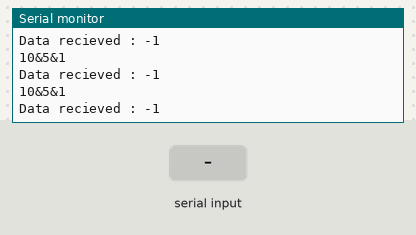
The sketch below on a simulated Arduino Uno, built with avr-gcc and run on an emulated ATmega328P. Shown: the last lines printed to the serial monitor. The inputs (shaded band) are chosen by the test bench.

Above: at 1.2 s.
1.3 s: "1" received over Serial
At 1.56 s:
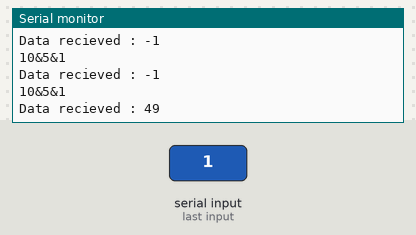
2.8 s: "0" received over Serial
At 2.96 s:
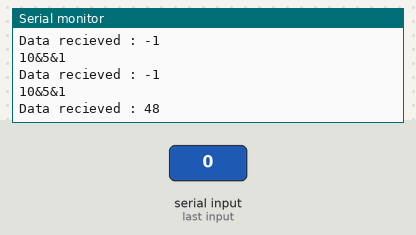
4.3 s: "2" received over Serial
At 4.57 s:
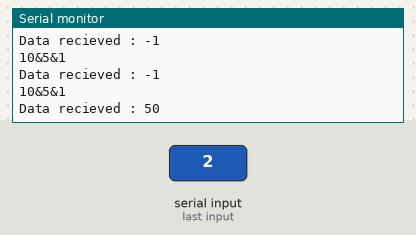
Timing chart, 0 to 7.3 s (numbered marks = the images above; inputs shaded):
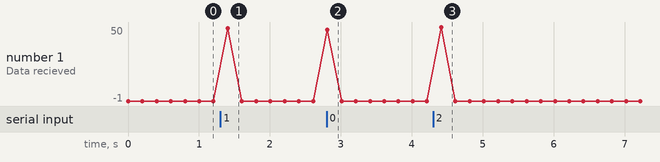

Measured:
- after the input at 1.3 s, the serial monitor: prints a new line after 0.10 s (image 1)
- after the input at 2.8 s, the serial monitor: prints a new line at once (image 2)
- after the input at 4.3 s, the serial monitor: prints a new line after 0.11 s (image 3)

The sketch:

EPS32_Serial.ino
```cpp
#include <HardwareSerial.h>

void setup() {
  // put your setup code here, to run once:
  Serial.begin(115200);
}

void loop() {
  // put your main code here, to run repeatedly:
  int HighScore = 10, LastScore =5;
  boolean state = true;

  Serial.println((String)HighScore+"&"+LastScore+"&"+state);

  Serial.print("Data recieved : ");
  Serial.println(Serial.read());
  delay(200);
}
```
